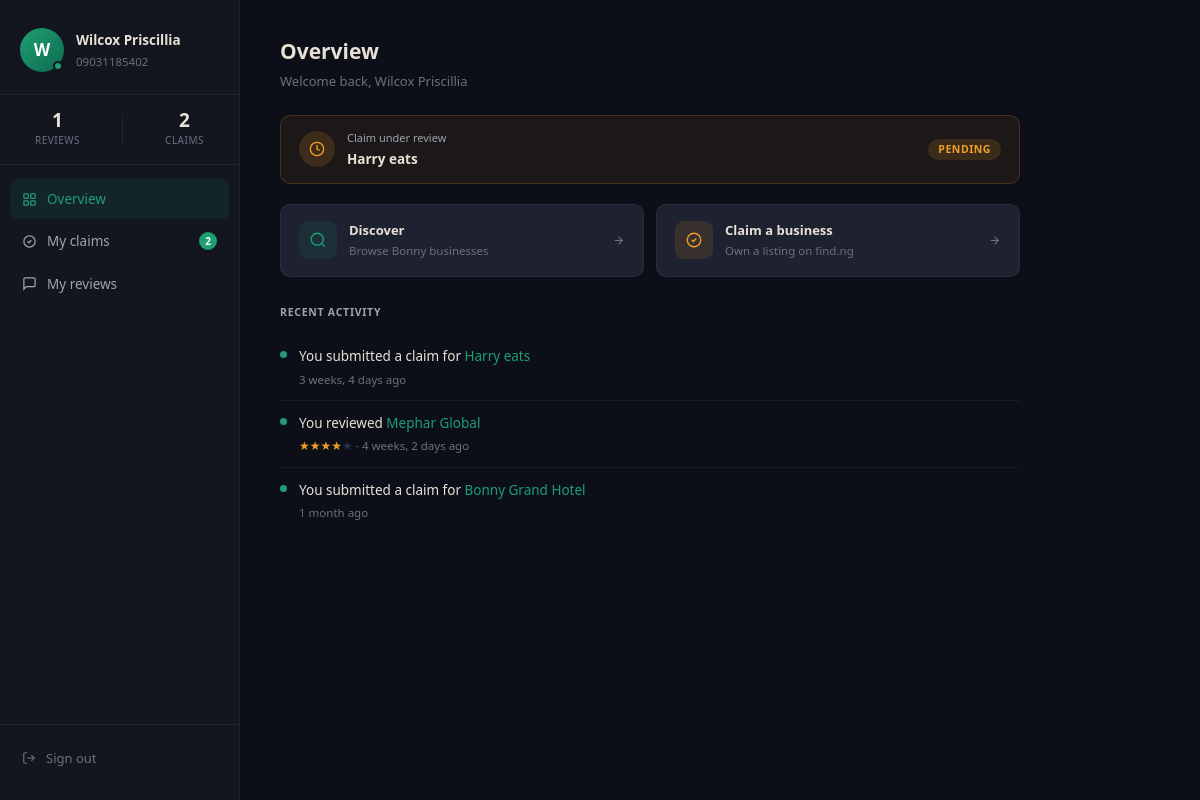
The app's page /account/ (signed in) with its own data.
### listings/models.py (models this page shows, shortened)
class User(AbstractUser):
    username        = None
    full_name       = models.CharField(max_length=50)
    phone           = models.CharField(max_length=20, unique=True)
    phone_verified  = models.BooleanField(default=False)
    is_staff        = models.BooleanField(default=False)
    is_admin        = models.BooleanField(default=False)
    created_at      = models.DateTimeField(auto_now_add=True)
    groups = models.ManyToManyField(
        Group, blank=True, related_name='listings_users',
    )
    user_permissions = models.ManyToManyField(
        Permission, blank=True, related_name='listings_users',
    )
    USERNAME_FIELD  = 'phone'
    REQUIRED_FIELDS = ['full_name']
    objects         = UserManager()
    class Meta:
        verbose_name        = 'User'
        verbose_name_plural = 'Users'
        ordering            = ['-created_at']

class ListingClaim(models.Model):
    STATUS_CHOICES = [
        ('pending',  'Pending'),
        ('approved', 'Approved'),
        ('rejected', 'Rejected'),
    ]
    ROLE_CHOICES = [
        ('owner',          'Owner'),
        ('manager',        'Manager'),
        ('staff',          'Staff member'),
        ('representative', 'Representative'),
    ]
    VERIFICATION_CHOICES = [
        ('business_phone', 'Business phone number'),
        ('cac',            'CAC registration number'),
        ('other',          'Other'),
    ]
    listing             = models.ForeignKey(Listing, on_delete=models.CASCADE, related_name='claims')
    user                = models.ForeignKey(settings.AUTH_USER_MODEL, on_delete=models.CASCADE, related_name='claims')
    full_name           = models.CharField(max_length=100)
    phone               = models.CharField(max_length=20)
    role                = models.CharField(max_length=20, choices=ROLE_CHOICES, default='owner')
    verification_method = models.CharField(max_length=20, choices=VERIFICATION_CHOICES, default='business_phone')
    business_phone      = models.CharField(max_length=20, blank=True)
    note                = models.TextField(blank=True)
    status              = models.CharField(max_length=20, choices=STATUS_CHOICES, default='pending')
    admin_note          = models.TextField(null=True, blank=True)
    claimed_at          = models.DateTimeField(auto_now_add=True)
    reviewed_at         = models.DateTimeField(null=True, blank=True)
    class Meta:
        unique_together     = ('listing', 'user')
        verbose_name        = 'Listing Claim'
        verbose_name_plural = 'Listing Claims'
        ordering            = ['-claimed_at']

class Listing(models.Model):
    CATEGORY_CHOICES = [
        ('hotel',         'Hotel'),
        ('restaurant',    'Restaurant'),
        ('bukka',         'Bukka'),
        ('bar',           'Bar'),
        ('shop',          'Shop'),
        ('recreation',    'Recreational Places'),
        ('hair_salon',    'Hair Salon'),
        ('barbing_salon', 'Barbing Salon'),
        ('pharmacy',      'Pharmacy'),
        ('local_market',  'Local Market'),
        ('supermarket',   'Supermarket'),
    ]
    name              = models.CharField(max_length=200)
    slug              = models.SlugField(max_length=200, unique=True, blank=True)
    category          = models.CharField(max_length=20, choices=CATEGORY_CHOICES)
    address           = models.CharField(max_length=300)
    landmark          = models.CharField(max_length=300, blank=True)
    phone1            = models.CharField(max_length=20)
    phone2            = models.CharField(max_length=20, blank=True)
    website           = models.URLField(max_length=200, blank=True)
    description       = models.TextField(blank=True)
    price_min         = models.DecimalField(max_digits=10, decimal_places=2, null=True, blank=True, help_text='Starting price or single price')
    price_max         = models.DecimalField(max_digits=10, decimal_places=2, null=True, blank=True, help_text='Upper price (leave blank for single price)')
    checkin_time      = models.TimeField(null=True, blank=True, help_text='Hotels only')
    checkout_time     = models.TimeField(null=True, blank=True, help_text='Hotels only')
    accepted_payments = models.ManyToManyField(PaymentMethod, blank=True)
    youtube_url       = models.URLField(max_length=200, blank=True, help_text='YouTube video URL for this business (e.g. https://www.youtube.com/watch?v=abc123)')
    is_verified       = models.BooleanField(default=False)
    is_active         = models.BooleanField(default=True)
    created_at        = models.DateTimeField(auto_now_add=True)
    updated_at        = models.DateTimeField(auto_now=True)
    class Meta:
        verbose_name        = 'Listing'
        verbose_name_plural = 'Listings'
        ordering            = ['-created_at']

class Review(models.Model):
    listing     = models.ForeignKey(Listing, on_delete=models.CASCADE, related_name='reviews')
    user        = models.ForeignKey(settings.AUTH_USER_MODEL, on_delete=models.CASCADE, related_name='reviews')
    star_rating = models.PositiveIntegerField(choices=[(i, f"{i} star{'s' if i > 1 else ''}") for i in range(1, 6)])
    comment     = models.TextField(max_length=500, blank=True)
    is_flagged  = models.BooleanField(default=False)
    created_at  = models.DateTimeField(auto_now_add=True)
    class Meta:
        unique_together     = ('listing', 'user')
        verbose_name        = 'Review'
        verbose_name_plural = 'Reviews'
        ordering            = ['-created_at']

### listings/views/account.py (the view)
# urls.py: path('account/', account_view, name='account'),
@login_required
def account_view(request):
    user = request.user
    user_claims = (
        ListingClaim.objects
        .filter(user=user)
        .select_related('listing')
        .order_by('-claimed_at')
    )
    user_reviews = (
        Review.objects
        .filter(user=user)
        .select_related('listing')
        .order_by('-created_at')
    )
    activity = []
    for r in user_reviews:
        activity.append({
            'type':       'review',
            'listing':    r.listing,
            'rating':     r.star_rating,
            'created_at': r.created_at,
        })
    for c in user_claims:
        activity.append({
            'type':       'claim',
            'listing':    c.listing,
            'created_at': c.claimed_at,
        })
    activity.sort(key=lambda x: x['created_at'], reverse=True)
    context = {
        'user_claims':          user_claims,
        'user_reviews':         user_reviews,
        'latest_claim':         user_claims.first(),
        'reviews_count':        user_reviews.count(),
        'claims_count':         user_claims.count(),
        'pending_claims_count': user_claims.filter(status='pending').count(),
        'recent_activity':      activity[:5],
    }
    return render(request, 'listings/account.html', context)

### templates/listings/account.html (shortened to what this page needs)
{% extends "base.html" %}
{% block body %}
<div class="dash-root">
  <aside class="dash-sidebar">
    <div class="sid-identity">
      <div class="sid-avatar">
        <span>{{ user.full_name|slice:":1"|upper }}</span>
        <div class="sid-dot"></div>
      </div>
      <div class="sid-info">
        <p class="sid-name">{{ user.full_name }}</p>
        <p class="sid-phone">{{ user.phone }}</p>
      </div>
    </div>
    <div class="sid-stats">
      <div class="stat-item">
        <span class="stat-val">{{ reviews_count }}</span>
        <span class="stat-lbl">Reviews</span>
      </div>
      <div class="stat-item">
        <span class="stat-val">{{ claims_count }}</span>
        <span class="stat-lbl">Claims</span>
      </div>
    </div>
    <nav class="sid-nav">
      <button class="nav-btn active" data-tab="overview">
        <svg width="15" height="15" viewBox="0 0 24 24" fill="none" stroke="currentColor" stroke-width="2"><rect x="3" y="3" width="7" height="7" rx="1"/><rect x="14" y="3" width="7" height="7" rx="1"/><rect x="3" y="14" width="7" height="7" rx="1"/><rect x="14" y="14" width="7" height="7" rx="1"/></svg>
        Overview
      </button>
      <button class="nav-btn" data-tab="claims">
        <svg width="15" height="15" viewBox="0 0 24 24" fill="none" stroke="currentColor" stroke-width="2"><path d="M9 12l2 2 4-4"/><circle cx="12" cy="12" r="9"/></svg>
        My claims
        {% if pending_claims_count %}<span class="nav-badge">{{ pending_claims_count }}</span>{% endif %}
      </button>
      <button class="nav-btn" data-tab="reviews">
        <svg width="15" height="15" viewBox="0 0 24 24" fill="none" stroke="currentColor" stroke-width="2"><path d="M21 15a2 2 0 0 1-2 2H7l-4 4V5a2 2 0 0 1 2-2h14a2 2 0 0 1 2 2z"/></svg>
        My reviews
      </button>
    </nav>
    <div class="sid-footer">
      <a href="{% url 'logout' %}" class="logout-link">
        <svg width="14" height="14" viewBox="0 0 24 24" fill="none" stroke="currentColor" stroke-width="2"><path d="M9 21H5a2 2 0 0 1-2-2V5a2 2 0 0 1 2-2h4"/><polyline points="16 17 21 12 16 7"/><line x1="21" y1="12" x2="9" y2="12"/></svg>
        Sign out
      </a>
    </div>
  </aside>
  <main class="dash-main">
    <div class="tab-panel active" id="tab-overview">
      <div class="panel-header">
        <h1 class="panel-title">Overview</h1>
        <p class="panel-sub">Welcome back, {{ user.full_name }}</p>
      </div>
      {% if latest_claim %}
      <div class="claim-banner status-{{ latest_claim.status }}">
        <div class="cb-left">
          <div class="cb-icon">
            {% if latest_claim.status == 'pending' %}
              <svg width="16" height="16" viewBox="0 0 24 24" fill="none" stroke="currentColor" stroke-width="2"><circle cx="12" cy="12" r="10"/><polyline points="12 6 12 12 16 14"/></svg>
            {% elif latest_claim.status == 'approved' %}
              <svg width="16" height="16" viewBox="0 0 24 24" fill="none" stroke="currentColor" stroke-width="2"><path d="M22 11.08V12a10 10 0 1 1-5.93-9.14"/><polyline points="22 4 12 14.01 9 11.01"/></svg>
            {% else %}
              <svg width="16" height="16" viewBox="0 0 24 24" fill="none" stroke="currentColor" stroke-width="2"><circle cx="12" cy="12" r="10"/><line x1="15" y1="9" x2="9" y2="15"/><line x1="9" y1="9" x2="15" y2="15"/></svg>
            {% endif %}
          </div>
          <div>
            <p class="cb-label">
              {% if latest_claim.status == 'pending' %}Claim under review
              {% elif latest_claim.status == 'approved' %}Claim approved
              {% else %}Claim rejected{% endif %}
            </p>
            <p class="cb-name">{{ latest_claim.listing.name }}</p>
          </div>
        </div>
        <span class="status-pill pill-{{ latest_claim.status }}">{{ latest_claim.status|capfirst }}</span>
      </div>
      {% endif %}
      <div class="qa-grid">
        <a href="{% url 'listing_list' %}" class="qa-card">
          <div class="qa-icon qi-teal">
            <svg width="18" height="18" viewBox="0 0 24 24" fill="none" stroke="currentColor" stroke-width="1.8"><circle cx="11" cy="11" r="8"/><line x1="21" y1="21" x2="16.65" y2="16.65"/></svg>
          </div>
          <div>
            <p class="qa-title">Discover</p>
            <p class="qa-desc">Browse Bonny businesses</p>
          </div>
          <svg class="qa-arrow" width="13" height="13" viewBox="0 0 24 24" fill="none" stroke="currentColor" stroke-width="2"><line x1="5" y1="12" x2="19" y2="12"/><polyline points="12 5 19 12 12 19"/></svg>
        </a>
        <a href="{% url 'listing_list' %}" class="qa-card">
          <div class="qa-icon qi-amber">
            <svg width="18" height="18" viewBox="0 0 24 24" fill="none" stroke="currentColor" stroke-width="1.8"><path d="M9 12l2 2 4-4"/><circle cx="12" cy="12" r="9"/></svg>
          </div>
          <div>
            <p class="qa-title">Claim a business</p>
            <p class="qa-desc">Own a listing on find.ng</p>
          </div>
          <svg class="qa-arrow" width="13" height="13" viewBox="0 0 24 24" fill="none" stroke="currentColor" stroke-width="2"><line x1="5" y1="12" x2="19" y2="12"/><polyline points="12 5 19 12 12 19"/></svg>
        </a>
      </div>
      <p class="block-label">Recent activity</p>
      {% if recent_activity %}
      <div class="activity-list">
        {% for item in recent_activity %}
        <div class="act-item">
          <div class="act-dot"></div>
          <div>
            <p class="act-text">
              {% if item.type == 'review' %}
                You reviewed <a href="{% url 'listing_detail' item.listing.slug %}" class="act-link">{{ item.listing.name }}</a>
              {% else %}
                You submitted a claim for <a href="{% url 'listing_detail' item.listing.slug %}" class="act-link">{{ item.listing.name }}</a>
              {% endif %}
            </p>
            <p class="act-meta">
              {% if item.type == 'review' %}
                {% for i in "12345" %}{% if forloop.counter <= item.rating %}<span class="sf">★</span>{% else %}<span class="se">★</span>{% endif %}{% endfor %} ·
              {% endif %}
              {{ item.created_at|timesince }} ago
            </p>
          </div>
        </div>
        {% endfor %}
      </div>
      {% else %}
      <div class="empty-state">
        <p class="empty-text">No activity yet. Start by exploring businesses around Bonny.</p>
        <a href="{% url 'listing_list' %}" class="empty-cta">Browse listings →</a>
      </div>
      {% endif %}
    </div>
  </main>
</div>
{% endblock %}

### templates/base.html (shortened to what this page needs)
{% load static %}
<!DOCTYPE html>
<html lang="en">
<head>
  <script src="https://cdn.tailwindcss.com"></script>
</head>
<body>
  {% block body %}{% endblock %}
</body>
</html>

### templates/base.html (style rules this page uses)
html { font-family: -apple-system, BlinkMacSystemFont, 'Segoe UI', sans-serif; font-size: 17px; }
*, *::before, *::after { box-sizing: border-box; margin: 0; padding: 0; }
body { background: #0f1117; color: #e8e2d6; min-height: 100vh; }
a { color: inherit; text-decoration: none; }
button { cursor: pointer; font: inherit; }

### records on screen
User: full_name "W", full_name "Wilcox Priscillia", phone "09031185402"
ListingClaim: listing.name "Harry eats", status "PENDING"
Listing: listing.name "Harry eats", created_at "3 weeks, 4 days"
Listing: listing.name "Mephar Global", created_at "4 weeks, 2 days"
Listing: listing.name "Bonny Grand Hotel", created_at "1 month"

### other values on screen
{{ reviews_count }} "1"
{{ claims_count }} "2"
{{ pending_claims_count }} "2"
